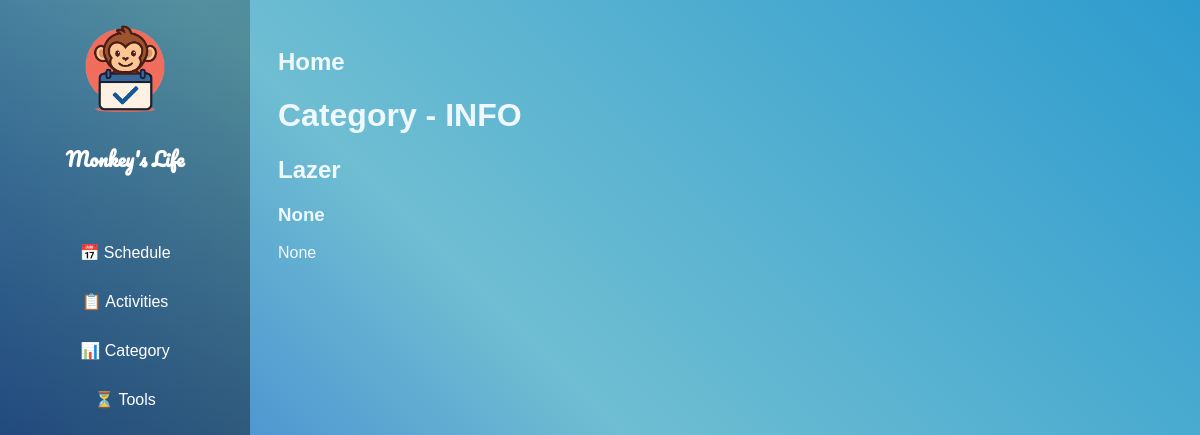
/activities/info_category/1, run on the app's committed database.
### schedule/blueprints/activities/models.py (models this page shows, shortened)
class Category(db.Model):
    __tablename__ = 'categories'
    id = db.Column(db.Integer, primary_key=True)
    name = db.Column(db.String(25), nullable=False)
    description = db.Column(db.String(200), nullable=True)
    category_father = db.Column(db.Integer, db.ForeignKey('categories.id'))

### schedule/blueprints/activities/routes.py (the view)
@activity.route('/info_category/<int:id>')
def info_category(id):
    category = Category.query.get(id)
    return render_template('activities/category_info.html', category=category)

### schedule/blueprints/activities/templates/activities/category_info.html (shortened to what this page needs)
{% extends "base.html" %}
{% block content %}
<div class="content">
    <a href="{{ url_for('home.index') }}"><h2>Home</h2></a>
    <h1>Category - INFO</h1>
    <h2>{{category.name}}</h2>
    <h3>{{category.category_father}}</h3>
    <p>{{category.description}}</p>
</div>
{% endblock %}

### schedule/static/css/style.css (style rules this page uses)
body { background-color: #2d9bce; background-image: linear-gradient(225deg, #2d9bce 0%, #6fbed2 50%, #1856d2 100%); display: flex; min-height: 100vh; font-family: 'Montserrat', sans-serif; color: #f0f8ff; }
a, a:visited, a:hover, a:active { color: inherit; text-decoration: none; }
.content { margin-left: 250px; padding: 20px; flex: 1; }

### data on the page
Category: name "Lazer", category_father "None", description "None"
